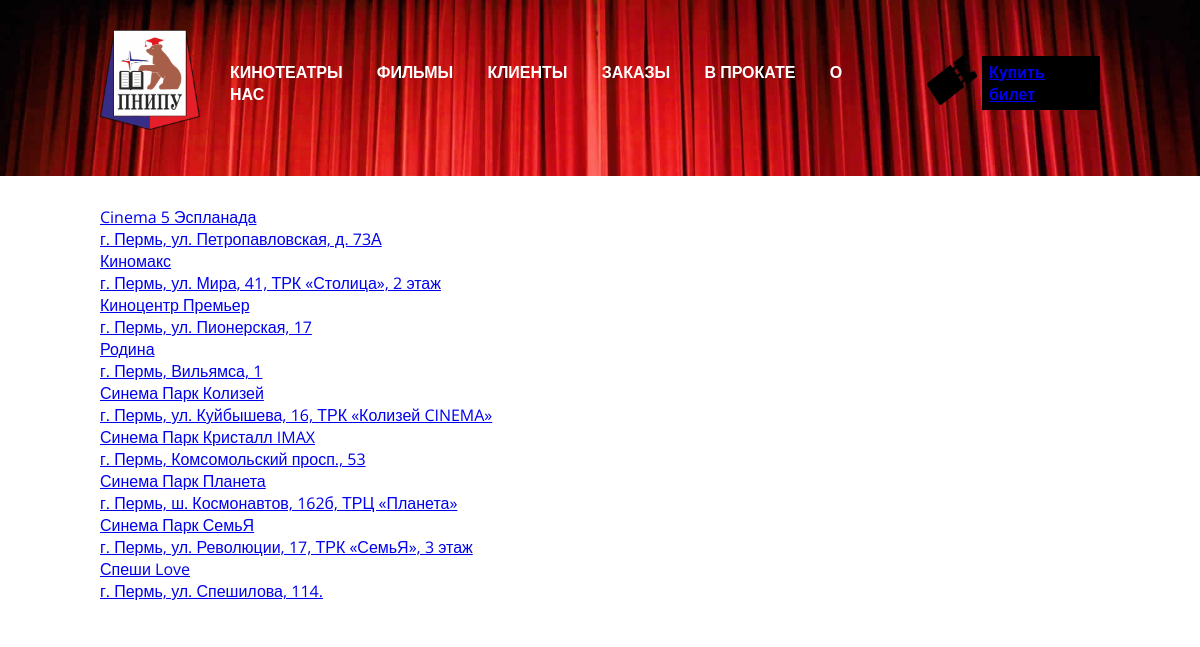
Screenshot of /front/CINEMAS_page.php with the database file from the repository.
### tables this page shows
CREATE TABLE `cinemas` (
  `id` int NOT NULL,
  `name` varchar(255) NOT NULL,
  `address` varchar(255) NOT NULL
);

### front/CINEMAS_page.php (the view, shortened to what this page needs)
<!DOCTYPE html>
<?php
	include "database.php";
	$result = mysqli_query($connect, "SELECT * FROM `cinemas`");
?>
<html lang="en">
<head>
	<link rel='stylesheet' href='style.css'>
</head>
<body>
<div class="header">
	<div class="container">
		<div class="header-line">
			<div class="header-logo">
				<img src="PNRPU_logo.png" width="100" height="100"alt="">
			</div>
			<div class="navigation">
				<a class="nav-item">КИНОТЕАТРЫ</a>
				<a class="nav-item" href="FILMS_page.php">ФИЛЬМЫ</a>
				<a class="nav-item" href="CLIENTS_page.php">КЛИЕНТЫ</a>
				<a class="nav-item" href="CLIENTS_ORDERS_page.php">ЗАКАЗЫ</a>
				<a class="nav-item" href="FILMS_SESSIONS_page.php">В ПРОКАТЕ</a>
				<a class="nav-item" href="@">О НАС</a>
			</div>
			<div class="cart">
				<a href="@">
					<img src="ticket.png" width="50" height="50" alt="">
				</a>
			</div>
			<div class="button">
				<a href="REGISTRATION_page.php">Купить билет</a>
			</div>
		</div>
	</div>
</div>
<div class="container">
	<div class="films-items">
		<?php
			while ($items = mysqli_fetch_assoc($result))
			{
				?>
				<films-item>
					<a href="@">
						<div class="films-text">
							<?php
								echo $items['name'];
							?>
						</div>
						<div class="films-subtext">
							<?php
								echo $items['address'];
							?>
						</div>
					</a>
				</films-item>
				<?php
			}
		?>
	</div>
</div>
</body>
</html>

### front/style.css (style rules this page uses)
body { margin: 0; font-family: 'Open Sans', sans-serif; }
.container { margin: 0px 100px; }
.header { background-image: url(background.jpg); height: 22vh; background-repeat: no-repeat; background-size: cover; }
.header-logo { margin-right: 30px; }
.header-line { padding-top: 30px; display: flex; align-items: center; }
.nav-item { color: #FFFFFF; text-decoration: none; font-weight: 600; font-size: 12; margin-right: 30px; transition: color 0.3s linear; }
.cart { margin-left: 30px; margin-right: 5px; }
.button { background-color: #000000; padding: 5px 7px; color: #FFFFFF; font-size: 12; font-weight: 600; text-decoration: none; transition: color 0.3s linear; }
.films-items { background-color: #FFFFFF; align-items: center; padding-top: 30px; padding-bottom: 17px; }

### rows the page displays
cinemas: name "Cinema 5 Эспланада", address "г. Пермь, ул. Петропавловская, д. 73А"
cinemas: name "Киномакс", address "г. Пермь, ул. Мира, 41, ТРК «Столица», 2 этаж"
cinemas: name "Киноцентр Премьер", address "г. Пермь, ул. Пионерская, 17"
cinemas: name "Родина", address "г. Пермь, Вильямса, 1"
cinemas: name "Синема Парк Колизей", address "г. Пермь, ул. Куйбышева, 16, ТРК «Колизей CINEMA»"
cinemas: name "Синема Парк Кристалл IMAX", address "г. Пермь, Комсомольский просп., 53"
cinemas: name "Синема Парк Планета", address "г. Пермь, ш. Космонавтов, 162б, ТРЦ «Планета»"
cinemas: name "Синема Парк СемьЯ", address "г. Пермь, ул. Революции, 17, ТРК «СемьЯ», 3 этаж"
cinemas: name "Спеши Love", address "г. Пермь, ул. Спешилова, 114."
